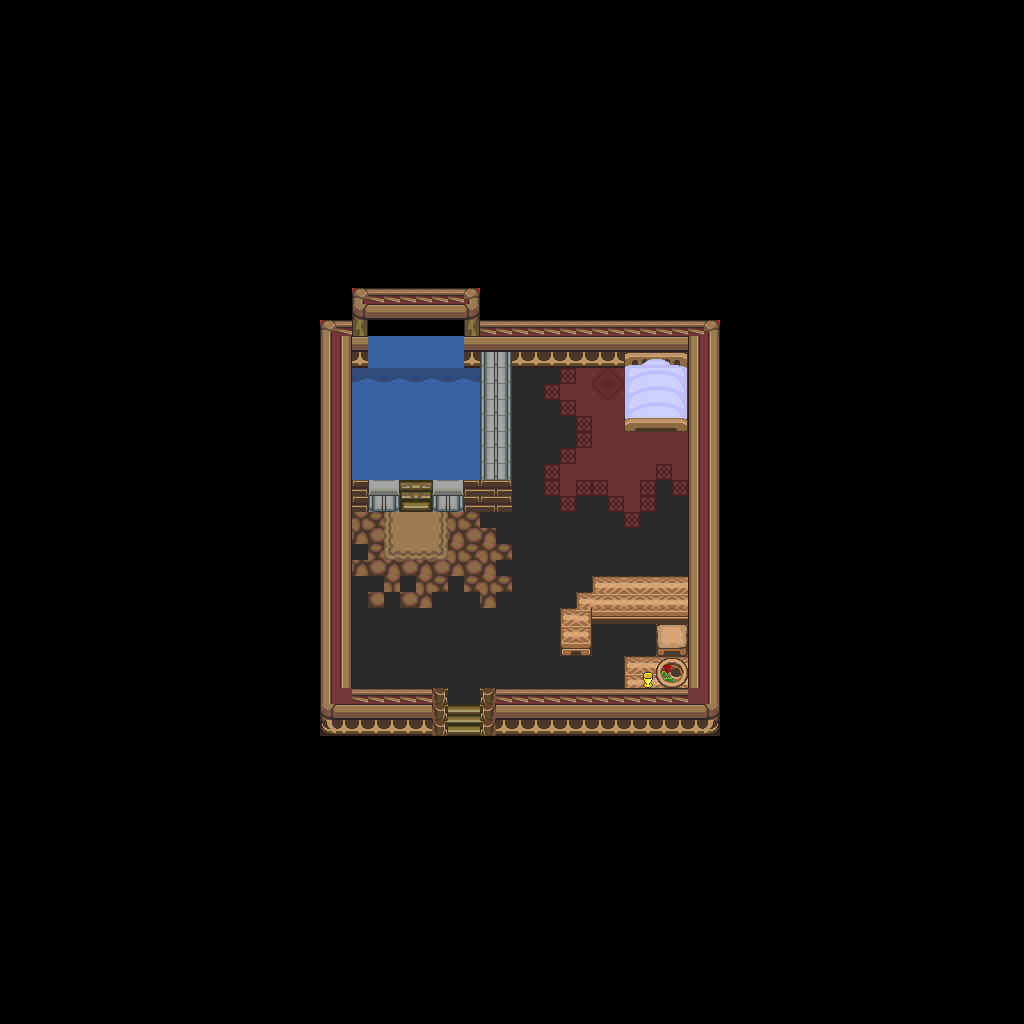

Tiled map render using the project's own tile images. Description and the map definition, with tile-layer contents summarised, below:
An orthogonal 64x64 tile map with 16x16 px tiles, 1 tile layer (base), 2 hidden layers not drawn and 18 objects.

<map version="1.10" tiledversion="1.12.1" orientation="orthogonal" renderorder="right-down" width="64" height="64" tilewidth="16" tileheight="16" infinite="0" nextlayerid="4" nextobjectid="19">
 <tileset firstgid="1" source="../classiciphone_pics4.tsx" />
 <layer id="1" name="base" width="64" height="64">
  <data>[4096 cells, 4096 non-empty, 81 distinct tile ids]</data>
 </layer>
 <layer id="2" name="collision" width="64" height="64" visible="0">
  <properties><property name="collision" value="true" /></properties>
  <data>[4096 cells, 3721 non-empty, 1 distinct tile ids]</data>
 </layer>
 <layer id="3" name="water" width="64" height="64" visible="0">
  <properties><property name="terrain" value="water" /></properties>
  <data>[4096 cells, 68 non-empty, 1 distinct tile ids]</data>
 </layer>
 <objectgroup id="4" name="npcs">
  <object id="1" x="368.0" y="336.0" width="16" height="16">
   <properties>
    <property name="gani" value="waterfalldown.mng" />
    <property name="script" type="string">-- Auto-converted from GraalScript
-- [CLIENT-SIDE — server no-op]
-- if (created) {setimgpart waterfalldown.mng, 0,45,32,24932;drawunderplayer;
-- }
-- if (playertouchsme) {dontblock;
-- }</property>
   </properties>
  </object>
  <object id="2" x="448.0" y="448.0" width="16" height="16">
   <properties>
    <property name="gani" value="water32.mng" />
    <property name="script" type="string">-- Auto-converted from GraalScript
-- [CLIENT-SIDE — server no-op]
-- // NPC made by jub
-- if (created) {dontblock;drawunderplayer;
-- }
-- if (playertouchsme) {
-- }</property>
   </properties>
  </object>
  <object id="3" x="416.0" y="384.0" width="16" height="16">
   <properties>
    <property name="gani" value="water32.mng" />
    <property name="script" type="string">-- Auto-converted from GraalScript
-- [CLIENT-SIDE — server no-op]
-- // NPC made by jub
-- if (created) {dontblock;drawunderplayer;
-- }
-- if (playertouchsme) {
-- }</property>
   </properties>
  </object>
  <object id="4" x="384.0" y="384.0" width="16" height="16">
   <properties>
    <property name="gani" value="water32.mng" />
    <property name="script" type="string">-- Auto-converted from GraalScript
-- [CLIENT-SIDE — server no-op]
-- // NPC made by jub
-- if (created) {dontblock;drawunderplayer;
-- }
-- if (playertouchsme) {
-- }</property>
   </properties>
  </object>
  <object id="5" x="352.0" y="384.0" width="16" height="16">
   <properties>
    <property name="gani" value="water32.mng" />
    <property name="script" type="string">-- Auto-converted from GraalScript
-- [CLIENT-SIDE — server no-op]
-- // NPC made by jub
-- if (created) {dontblock;drawunderplayer;
-- }
-- if (playertouchsme) {
-- }</property>
   </properties>
  </object>
  <object id="6" x="448.0" y="384.0" width="16" height="16">
   <properties>
    <property name="gani" value="water32.mng" />
    <property name="script" type="string">-- Auto-converted from GraalScript
-- [CLIENT-SIDE — server no-op]
-- // NPC made by jub
-- if (created) {dontblock;drawunderplayer;
-- }
-- if (playertouchsme) {
-- }</property>
   </properties>
  </object>
  <object id="7" x="448.0" y="416.0" width="16" height="16">
   <properties>
    <property name="gani" value="water32.mng" />
    <property name="script" type="string">-- Auto-converted from GraalScript
-- [CLIENT-SIDE — server no-op]
-- // NPC made by jub
-- if (created) {dontblock;drawunderplayer;
-- }
-- if (playertouchsme) {
-- }</property>
   </properties>
  </object>
  <object id="8" x="384.0" y="416.0" width="16" height="16">
   <properties>
    <property name="gani" value="water32.mng" />
    <property name="script" type="string">-- Auto-converted from GraalScript
-- [CLIENT-SIDE — server no-op]
-- // NPC made by jub
-- if (created) {dontblock;drawunderplayer;
-- }
-- if (playertouchsme) {
-- }</property>
   </properties>
  </object>
  <object id="9" x="416.0" y="416.0" width="16" height="16">
   <properties>
    <property name="gani" value="water32.mng" />
    <property name="script" type="string">-- Auto-converted from GraalScript
-- [CLIENT-SIDE — server no-op]
-- // NPC made by jub
-- if (created) {dontblock;drawunderplayer;
-- }
-- if (playertouchsme) {
-- }</property>
   </properties>
  </object>
  <object id="10" x="352.0" y="416.0" width="16" height="16">
   <properties>
    <property name="gani" value="water32.mng" />
    <property name="script" type="string">-- Auto-converted from GraalScript
-- [CLIENT-SIDE — server no-op]
-- // NPC made by jub
-- if (created) {dontblock;drawunderplayer;
-- }
-- if (playertouchsme) {
-- }</property>
   </properties>
  </object>
  <object id="11" x="352.0" y="448.0" width="16" height="16">
   <properties>
    <property name="gani" value="water32.mng" />
    <property name="script" type="string">-- Auto-converted from GraalScript
-- [CLIENT-SIDE — server no-op]
-- // NPC made by jub
-- if (created) {dontblock;drawunderplayer;
-- }
-- if (playertouchsme) {
-- }</property>
   </properties>
  </object>
  <object id="12" x="384.0" y="448.0" width="16" height="16">
   <properties>
    <property name="gani" value="water32.mng" />
    <property name="script" type="string">-- Auto-converted from GraalScript
-- [CLIENT-SIDE — server no-op]
-- // NPC made by jub
-- if (created) {dontblock;drawunderplayer;
-- }
-- if (playertouchsme) {
-- }</property>
   </properties>
  </object>
  <object id="13" x="416.0" y="448.0" width="16" height="16">
   <properties>
    <property name="gani" value="water32.mng" />
    <property name="script" type="string">-- Auto-converted from GraalScript
-- [CLIENT-SIDE — server no-op]
-- // NPC made by jub
-- if (created) {dontblock;drawunderplayer;
-- }
-- if (playertouchsme) {
-- }</property>
   </properties>
  </object>
  <object id="14" x="560.0" y="608.0" width="16" height="16">
   <properties>
    <property name="gani" value="book15.png" />
    <property name="script" type="string">-- Auto-converted from GraalScript
-- // NPC made by Boom (Levels)
-- if (created) {
end
-- if (playertouchsme) {
end</property>
   </properties>
  </object>
  <object id="15" x="656.0" y="592.0" width="16" height="16">
   <properties>
    <property name="gani" value="stefanbook.png" />
    <property name="script" type="string">-- Auto-converted from GraalScript
-- // NPC made by Boom (Levels)
-- if (created) {
end
-- if (playertouchsme) {
end</property>
   </properties>
  </object>
  <object id="16" x="512.0" y="368.0" width="16" height="16">
   <properties>
    <property name="script" type="string">-- Auto-converted from GraalScript
-- // Graal2002 NPC by Phoenix
-- if (created) {
-- // Initialize the attributes
-- showcharacter;
-- setcharprop #3,classichead-phoenixbybbb.png;
-- setcharprop #C0,black;
-- setcharprop #C1,black;
-- setcharprop #C2,orange;
-- setcharprop #C3,black;
-- setcharprop #C4,darkgreen;
-- setcharprop #n,Phoenix;
-- setcharprop #2,classicshield-phoenixbybbb.png;
-- shieldpower = 1;
-- dir = 2;
end</property>
   </properties>
  </object>
  <object id="17" x="400.0" y="336.0" width="16" height="16">
   <properties>
    <property name="gani" value="waterfalldown.mng" />
    <property name="script" type="string">-- Auto-converted from GraalScript
-- [CLIENT-SIDE — server no-op]
-- if (created) {setimgpart waterfalldown.mng, 0,45,32,24932;drawunderplayer;
-- }
-- if (playertouchsme) {dontblock;
-- }</property>
   </properties>
  </object>
  <object id="18" x="432.0" y="336.0" width="16" height="16">
   <properties>
    <property name="gani" value="waterfalldown.mng" />
    <property name="script" type="string">-- Auto-converted from GraalScript
-- [CLIENT-SIDE — server no-op]
-- if (created) {setimgpart waterfalldown.mng, 0,45,32,24932;drawunderplayer;
-- }
-- if (playertouchsme) {dontblock;
-- }</property>
   </properties>
  </object>
 </objectgroup>
</map>
